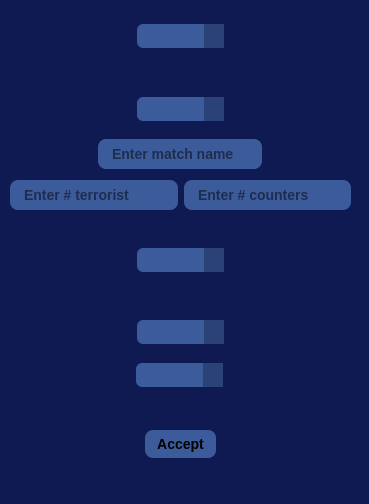
<?xml version="1.0" encoding="UTF-8"?>
<ui version="4.0">
 <class>Lobby</class>
 <widget class="QMainWindow" name="Lobby">
  <property name="geometry">
   <rect>
    <x>0</x>
    <y>0</y>
    <width>369</width>
    <height>504</height>
   </rect>
  </property>
  <property name="windowTitle">
   <string>Lobby</string>
  </property>
  <property name="styleSheet">
   <string notr="true">background-color: #0f1a52</string>
  </property>
  <widget class="QWidget" name="centralwidget">
   <property name="sizePolicy">
    <sizepolicy hsizetype="Preferred" vsizetype="Preferred">
     <horstretch>0</horstretch>
     <verstretch>0</verstretch>
    </sizepolicy>
   </property>
   <widget class="QWidget" name="horizontalLayoutWidget">
    <property name="geometry">
     <rect>
      <x>10</x>
      <y>0</y>
      <width>341</width>
      <height>458</height>
     </rect>
    </property>
    <layout class="QHBoxLayout" name="horizontalLayout">
     <item>
      <layout class="QVBoxLayout" name="verticalLayout_2">
       <item>
        <spacer name="verticalSpacer">
         <property name="orientation">
          <enum>Qt::Orientation::Vertical</enum>
         </property>
         <property name="sizeHint" stdset="0">
          <size>
           <width>20</width>
           <height>40</height>
          </size>
         </property>
        </spacer>
       </item>
       <item alignment="Qt::AlignmentFlag::AlignHCenter">
        <widget class="QComboBox" name="operacion">
         <property name="sizePolicy">
          <sizepolicy hsizetype="Maximum" vsizetype="Fixed">
           <horstretch>0</horstretch>
           <verstretch>0</verstretch>
          </sizepolicy>
         </property>
         <property name="layoutDirection">
          <enum>Qt::LayoutDirection::LeftToRight</enum>
         </property>
         <property name="styleSheet">
          <string notr="true">QComboBox {
    background-color: #3C5B9B;
    color: black;
    border-radius: 6px;
    padding: 4px 8px;
    font-weight: bold;
    border: none;
}

QComboBox::drop-down {
    border: none;
    background-color: #2A4277;
    width: 20px;
}

QComboBox::down-arrow {
    width: 10px;
    height: 10px;
}

QComboBox QAbstractItemView {
    background-color: #3C5B9B;
    color: black;
    selection-background-color: #5A78B4;
}</string>
         </property>
        </widget>
       </item>
       <item>
        <widget class="QWidget" name="create" native="true">
         <property name="sizePolicy">
          <sizepolicy hsizetype="Preferred" vsizetype="Preferred">
           <horstretch>0</horstretch>
           <verstretch>0</verstretch>
          </sizepolicy>
         </property>
         <property name="minimumSize">
          <size>
           <width>150</width>
           <height>150</height>
          </size>
         </property>
         <property name="maximumSize">
          <size>
           <width>16777215</width>
           <height>99</height>
          </size>
         </property>
         <widget class="QWidget" name="verticalLayoutWidget">
          <property name="geometry">
           <rect>
            <x>0</x>
            <y>10</y>
            <width>341</width>
            <height>121</height>
           </rect>
          </property>
          <layout class="QVBoxLayout" name="verticalLayout">
           <item alignment="Qt::AlignmentFlag::AlignHCenter|Qt::AlignmentFlag::AlignVCenter">
            <widget class="QComboBox" name="maps">
             <property name="styleSheet">
              <string notr="true">QComboBox {
    background-color: #3C5B9B;
    color: black;
    border-radius: 6px;
    padding: 4px 8px;
    font-weight: bold;
    border: none;
}

QComboBox::drop-down {
    border: none;
    background-color: #2A4277;
    width: 20px;
}

QComboBox::down-arrow {
    width: 10px;
    height: 10px;
}

QComboBox QAbstractItemView {
    background-color: #3C5B9B;
    color: black;
    selection-background-color: #5A78B4;
}</string>
             </property>
            </widget>
           </item>
           <item alignment="Qt::AlignmentFlag::AlignHCenter|Qt::AlignmentFlag::AlignVCenter">
            <widget class="QLineEdit" name="matchName">
             <property name="sizePolicy">
              <sizepolicy hsizetype="Maximum" vsizetype="Fixed">
               <horstretch>0</horstretch>
               <verstretch>0</verstretch>
              </sizepolicy>
             </property>
             <property name="styleSheet">
              <string notr="true">QLineEdit {
    background-color: #3C5B9B;  
    color: black;                
    border-radius: 8px;
    padding: 6px 12px;
    font-size: 14px;
    font-weight: bold;
    border: none;
}

QLineEdit:focus {
    background-color: #5A78B4;    
    outline: none;               
}
</string>
             </property>
             <property name="text">
              <string/>
             </property>
             <property name="placeholderText">
              <string>Enter match name</string>
             </property>
            </widget>
           </item>
           <item>
            <layout class="QHBoxLayout" name="horizontalLayout_2">
             <item>
              <widget class="QLineEdit" name="numTerrorist">
               <property name="styleSheet">
                <string notr="true">QLineEdit {
    background-color: #3C5B9B;  
    color: black;                
    border-radius: 8px;
    padding: 6px 12px;
    font-size: 14px;
    font-weight: bold;
    border: none;
}

QLineEdit:focus {
    background-color: #5A78B4;    
    outline: none;               
}</string>
               </property>
               <property name="placeholderText">
                <string>Enter # terrorist</string>
               </property>
              </widget>
             </item>
             <item>
              <widget class="QLineEdit" name="numCounter">
               <property name="styleSheet">
                <string notr="true">QLineEdit {
    background-color: #3C5B9B;  
    color: black;                
    border-radius: 8px;
    padding: 6px 12px;
    font-size: 14px;
    font-weight: bold;
    border: none;
}

QLineEdit:focus {
    background-color: #5A78B4;    
    outline: none;               
}</string>
               </property>
               <property name="placeholderText">
                <string>Enter # counters</string>
               </property>
              </widget>
             </item>
            </layout>
           </item>
          </layout>
         </widget>
        </widget>
       </item>
       <item>
        <widget class="QWidget" name="join" native="true">
         <property name="sizePolicy">
          <sizepolicy hsizetype="Preferred" vsizetype="Preferred">
           <horstretch>0</horstretch>
           <verstretch>0</verstretch>
          </sizepolicy>
         </property>
         <property name="minimumSize">
          <size>
           <width>80</width>
           <height>80</height>
          </size>
         </property>
         <widget class="QWidget" name="verticalLayoutWidget_2">
          <property name="geometry">
           <rect>
            <x>0</x>
            <y>20</y>
            <width>341</width>
            <height>61</height>
           </rect>
          </property>
          <layout class="QVBoxLayout" name="verticalLayout_3">
           <item alignment="Qt::AlignmentFlag::AlignHCenter|Qt::AlignmentFlag::AlignVCenter">
            <widget class="QComboBox" name="partidas">
             <property name="styleSheet">
              <string notr="true">QComboBox {
    background-color: #3C5B9B;
    color: black;
    border-radius: 6px;
    padding: 4px 8px;
    font-weight: bold;
    border: none;
}

QComboBox::drop-down {
    border: none;
    background-color: #2A4277;
    width: 20px;
}

QComboBox::down-arrow {
    width: 10px;
    height: 10px;
}

QComboBox QAbstractItemView {
    background-color: #3C5B9B;
    color: black;
    selection-background-color: #5A78B4;
}</string>
             </property>
            </widget>
           </item>
          </layout>
         </widget>
        </widget>
       </item>
       <item>
        <spacer name="verticalSpacer_2">
         <property name="orientation">
          <enum>Qt::Orientation::Vertical</enum>
         </property>
         <property name="sizeHint" stdset="0">
          <size>
           <width>20</width>
           <height>40</height>
          </size>
         </property>
        </spacer>
       </item>
       <item alignment="Qt::AlignmentFlag::AlignHCenter">
        <widget class="QComboBox" name="equipo">
         <property name="sizePolicy">
          <sizepolicy hsizetype="Maximum" vsizetype="Fixed">
           <horstretch>0</horstretch>
           <verstretch>0</verstretch>
          </sizepolicy>
         </property>
         <property name="styleSheet">
          <string notr="true">QComboBox {
    background-color: #3C5B9B;
    color: black;
    border-radius: 6px;
    padding: 4px 8px;
    font-weight: bold;
    border: none;
}

QComboBox::drop-down {
    border: none;
    background-color: #2A4277;
    width: 20px;
}

QComboBox::down-arrow {
    width: 10px;
    height: 10px;
}

QComboBox QAbstractItemView {
    background-color: #3C5B9B;
    color: black;
    selection-background-color: #5A78B4;
}</string>
         </property>
        </widget>
       </item>
       <item>
        <widget class="QWidget" name="skin" native="true">
         <property name="minimumSize">
          <size>
           <width>50</width>
           <height>50</height>
          </size>
         </property>
         <widget class="QWidget" name="verticalLayoutWidget_3">
          <property name="geometry">
           <rect>
            <x>-1</x>
            <y>0</y>
            <width>341</width>
            <height>51</height>
           </rect>
          </property>
          <layout class="QVBoxLayout" name="verticalLayout_6">
           <item alignment="Qt::AlignmentFlag::AlignHCenter">
            <widget class="QComboBox" name="typeSkin">
             <property name="styleSheet">
              <string notr="true">QComboBox {
    background-color: #3C5B9B;
    color: black;
    border-radius: 6px;
    padding: 4px 8px;
    font-weight: bold;
    border: none;
}

QComboBox::drop-down {
    border: none;
    background-color: #2A4277;
    width: 20px;
}

QComboBox::down-arrow {
    width: 10px;
    height: 10px;
}

QComboBox QAbstractItemView {
    background-color: #3C5B9B;
    color: black;
    selection-background-color: #5A78B4;
}</string>
             </property>
            </widget>
           </item>
          </layout>
         </widget>
        </widget>
       </item>
       <item>
        <spacer name="verticalSpacer_3">
         <property name="orientation">
          <enum>Qt::Orientation::Vertical</enum>
         </property>
         <property name="sizeHint" stdset="0">
          <size>
           <width>20</width>
           <height>40</height>
          </size>
         </property>
        </spacer>
       </item>
       <item alignment="Qt::AlignmentFlag::AlignHCenter|Qt::AlignmentFlag::AlignVCenter">
        <widget class="QPushButton" name="aceptar">
         <property name="sizePolicy">
          <sizepolicy hsizetype="Maximum" vsizetype="Fixed">
           <horstretch>0</horstretch>
           <verstretch>0</verstretch>
          </sizepolicy>
         </property>
         <property name="styleSheet">
          <string notr="true">QPushButton {
    background-color: #3C5B9B;  
    color: black;
    border-radius: 8px;
    padding: 6px 12px;
    font-weight: bold;
    font-size: 14px;
    border: none;
}
QPushButton:hover {
    background-color: #5A78B4; 
}
QPushButton:pressed {
    background-color: #2A4277;  
}</string>
         </property>
         <property name="text">
          <string>Accept</string>
         </property>
        </widget>
       </item>
      </layout>
     </item>
    </layout>
   </widget>
  </widget>
  <widget class="QMenuBar" name="menubar">
   <property name="geometry">
    <rect>
     <x>0</x>
     <y>0</y>
     <width>369</width>
     <height>22</height>
    </rect>
   </property>
  </widget>
  <widget class="QStatusBar" name="statusbar"/>
 </widget>
 <resources/>
 <connections/>
</ui>
